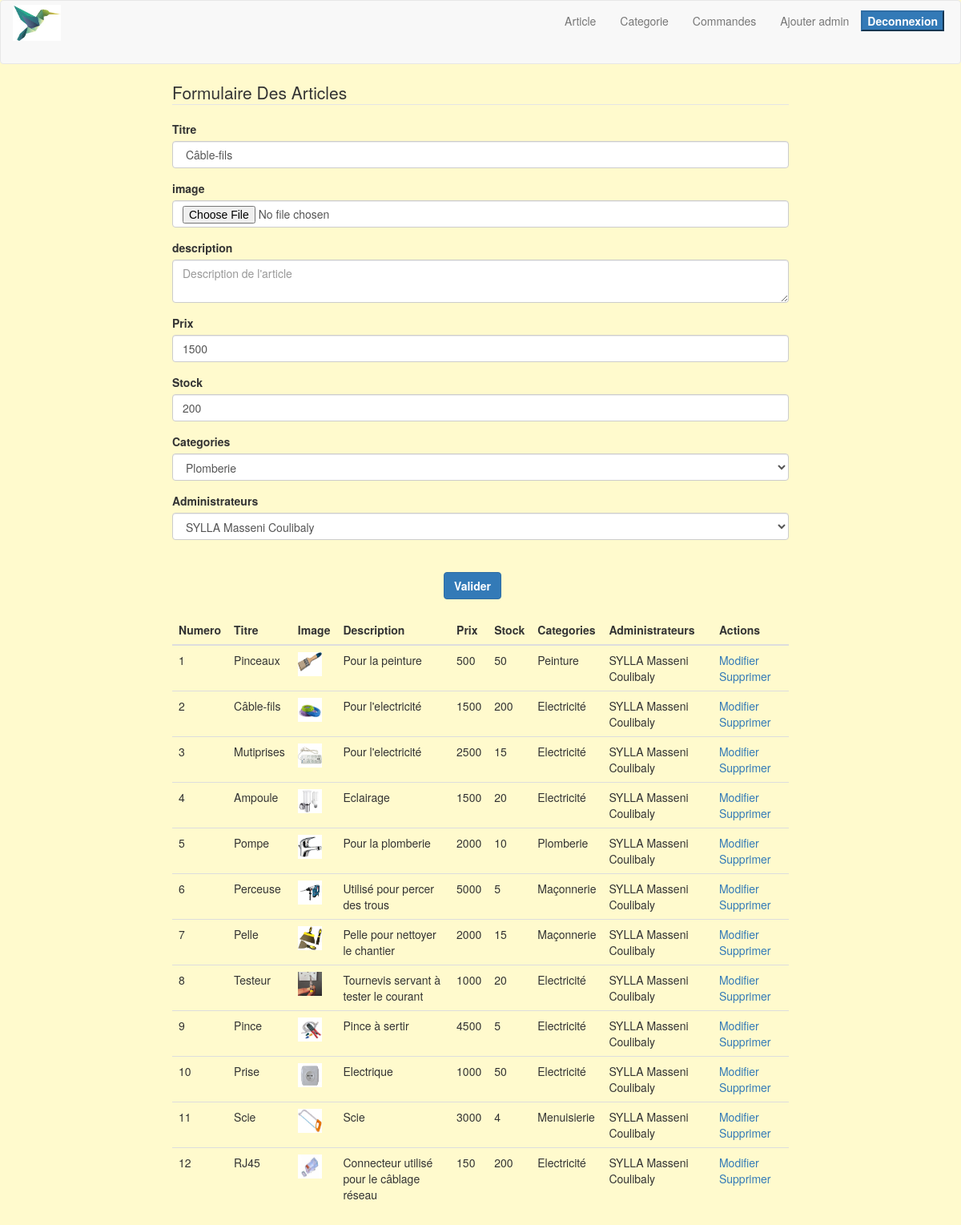
/articles.php?id=2, run on the app's committed database.
### tables this page shows
CREATE TABLE `articles` (
  `id` int(11) NOT NULL,
  `titre` varchar(50) NOT NULL,
  `image` varchar(250) NOT NULL,
  `description` text NOT NULL,
  `prix` int(11) NOT NULL,
  `stock` int(11) NOT NULL,
  `id_categories` int(11) NOT NULL,
  `id_admin` int(11) NOT NULL
);

CREATE TABLE `categories` (
  `id` int(11) NOT NULL,
  `libelle` varchar(50) NOT NULL,
  `description` text NOT NULL
);

### articles.php (the view, shortened to what this page needs)
<?php
	include('menu.php');
	if (isset($_GET['id'])){
	$update="SELECT * FROM articles WHERE id=".$_GET['id'];
	$res=mysqli_query($link, $update);
	$dataU=mysqli_fetch_array($res);
	}
?>
 <!DOCTYPE html>
<html lang="fr">
	<head>
		<link rel="stylesheet" href="css/bootstrap.css" >
		<link rel="stylesheet" href="css/styles.css" >
	</head>
	<body>
		<div class="container-fluid">
			<div class="row">
				<div class="col-md-2"></div>
				<div class="col-md-8">
					<form action="" method="POST" role="form" enctype="multipart/form-data">
						<legend>Formulaire Des Articles </legend>
						<div class="form-group">
							<label for="">Titre</label>
							<input name="titre" type="text" class="form-control" id="" placeholder="Entrer le titre" value="<?php if (isset ($_GET['id'])) echo $dataU['titre']; ?>">
						</div>
						<div class="form-group">
							<label for="">image</label>
							<input name="image" type="file" class="form-control" id="" placeholder=" Choisissez une image" value="<?php if (isset ($_GET['id'])) echo $dataU['image']['name']; ?>">
						</div>
						<div class="form-group">
							<label for="">description</label>
							<textarea name="description" type="text" class="form-control textarea" id="" placeholder="Description de l'article"></textarea>
						</div>
						<div class="form-group">
							<label for="">Prix</label>
							<input name="prix" type="text" class="form-control" id="" placeholder="Entrer le prix" value="<?php if (isset ($_GET['id'])) echo $dataU['prix']; ?>">
						</div>
						<div class="form-group">
							<label for="">Stock</label>
							<input name="stock" type="text" class="form-control" id="" placeholder="Entrer le stock" value="<?php if (isset ($_GET['id'])) echo $dataU['stock']; ?>">
						</div>
						<div class="form-group">
							<label for="">Categories</label>
							<select name="categories" class="form-control">
					<?php
					$sqlcategorie="SELECT * FROM categories";
					$repcategorie=mysqli_query($link,$sqlcategorie);
					while ($datacat=mysqli_fetch_array($repcategorie)) {
						?>
						<option value="<?php echo $datacat['id'];?>">
						<?php echo $datacat['libelle'];?>
						</option>
						<?php
					}
					?>
							</select>
						</div>
						<div class="form-group">
							<label for="">Administrateurs</label>
							<select name="admin" class="form-control">
					<?php
					$sqladmin="SELECT * FROM admin";
					$repadmin=mysqli_query($link,$sqladmin);
					while ($dataadmin=mysqli_fetch_array($repadmin)) {
						?>
						<option value="<?php echo $dataadmin['id'];?>">
						<?php echo $dataadmin['nom'].' '.$dataadmin['prenoms'];?>
						</option>
						<?php
					}
					?>
							</select>
						</div>
						<div style="text-align: center;">
						<button name="btnValider" type="submit" class="btn btn-primary">Valider</button>
						</div>
					</form>
				</div>
			</div>
<br>
			<div class="row">
				<div class="col-md-2"></div>
				<div class="col-md-8">
				<table class="table">
					<thead>
						<tr>
							<th>Numero</th>
							<th>Titre</th>
							<th>Image</th>
							<th>Description</th>
							<th>Prix</th>
							<th>Stock</th>
							<th>Categories</th>
							<th>Administrateurs</th>
							<th>Actions</th>
						</tr>
					</thead>
					<tbody>
						<?php
							$n=1;
							$list=" SELECT
										titre,
										image,
										articles.description,
										prix,
										stock,
										libelle,
										nom,
										prenoms,
										articles.id
									FROM articles
									INNER JOIN categories
									ON categories.id = articles.id_categories
									INNER JOIN admin
									ON admin.id = articles.id_admin
									";
							$res= mysqli_query($link,$list);
	while ($data = mysqli_fetch_array($res))
		{
						 ?>
						<tr>
							<td> <?php echo $n; ?> </td>
							<td><?php echo $data['titre']; ?></td>
							<td><img src="upload/<?php echo $data['image'];  ?>" width="30px" height="30px" alt=""></td>
							<td><?php echo ($data['description']) ; ?></td>
							<td><?php echo ($data['prix']) ; ?></td>
							<td><?php echo ($data['stock']) ; ?></td>
							<td><?php echo $data['libelle']; ?></td>
							<td><?php echo $data['nom'].' '.$data['prenoms']; ?></td>
							<td>
								<a href="?id=<?php echo $data['id']; ?>">Modifier</a>
								<a href="?sup=<?php echo $data['id']; ?>">Supprimer</a>
							</td>
						</tr>
						<?php
						$n++;}
						 ?>
					</tbody>
				</table>
				</div>
			</div>
		</div>
	</body>
</html>

### css/styles.css (style rules this page uses)
body { background-color: lemonchiffon; }
.btn-primary { margin-top: 25px; margin-right: 20px; font-weight: bold; }

### data on the page
articles: titre "Câble-fils", prix "1500", stock "200", image (picture), description "Pour l'electricité", id_categories.libelle "Electricité", id_admin.nom "SYLLA", id_admin.prenoms "Masseni Coulibaly"
articles: titre "Pinceaux", image (picture), description "Pour la peinture", prix "500", stock "50", id_categories.libelle "Peinture", id_admin.nom "SYLLA", id_admin.prenoms "Masseni Coulibaly"
articles: titre "Mutiprises", image (picture), description "Pour l'electricité", prix "2500", stock "15", id_categories.libelle "Electricité", id_admin.nom "SYLLA", id_admin.prenoms "Masseni Coulibaly"
articles: titre "Ampoule", image (picture), description "Eclairage", prix "1500", stock "20", id_categories.libelle "Electricité", id_admin.nom "SYLLA", id_admin.prenoms "Masseni Coulibaly"
articles: titre "Pompe", image (picture), description "Pour la plomberie", prix "2000", stock "10", id_categories.libelle "Plomberie", id_admin.nom "SYLLA", id_admin.prenoms "Masseni Coulibaly"
articles: titre "Perceuse", image (picture), description "Utilisé pour percer des trous", prix "5000", stock "5", id_categories.libelle "Maçonnerie", id_admin.nom "SYLLA", id_admin.prenoms "Masseni Coulibaly"
articles: titre "Pelle", image (picture), description "Pelle pour nettoyer le chantier", prix "2000", stock "15", id_categories.libelle "Maçonnerie", id_admin.nom "SYLLA", id_admin.prenoms "Masseni Coulibaly"
articles: titre "Testeur", image (picture), description "Tournevis servant à tester le courant", prix "1000", stock "20", id_categories.libelle "Electricité", id_admin.nom "SYLLA", id_admin.prenoms "Masseni Coulibaly"
articles: titre "Pince", image (picture), description "Pince à sertir", prix "4500", stock "5", id_categories.libelle "Electricité", id_admin.nom "SYLLA", id_admin.prenoms "Masseni Coulibaly"
articles: titre "Prise", image (picture), description "Electrique", prix "1000", stock "50", id_categories.libelle "Electricité", id_admin.nom "SYLLA", id_admin.prenoms "Masseni Coulibaly"
articles: titre "Scie", image (picture), description "Scie", prix "3000", stock "4", id_categories.libelle "Menuisierie", id_admin.nom "SYLLA", id_admin.prenoms "Masseni Coulibaly"
articles: titre "RJ45", image (picture), description "Connecteur utilisé pour le câblage réseau", prix "150", stock "200", id_categories.libelle "Electricité", id_admin.nom "SYLLA", id_admin.prenoms "Masseni Coulibaly"

### other printed values
form field categories "Plomberie"
form field admin "SYLLA Masseni Coulibaly"
